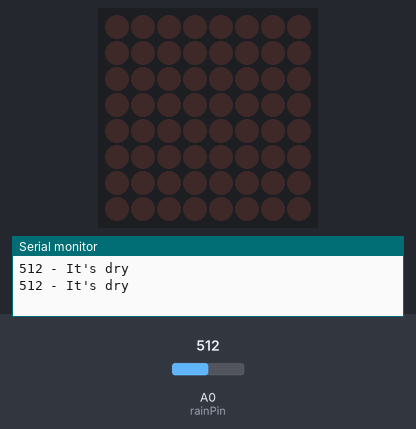
The sketch below on a simulated Arduino Uno, built with avr-gcc and run on an emulated ATmega328P. Shown: 8×8 LED matrix, the last lines printed to the serial monitor. The inputs (shaded band) are chosen by the test bench; at power-on: A0 (rainPin) = 512.

Above: at 2.8 s.
2.9 s: A0 (rainPin) set to 488
At 5.5 s:
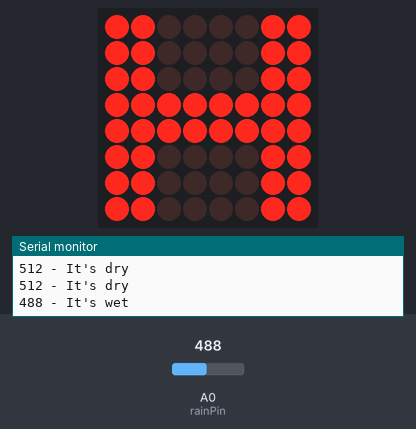
6.0 s: A0 (rainPin) set to 510
At 7.0 s:
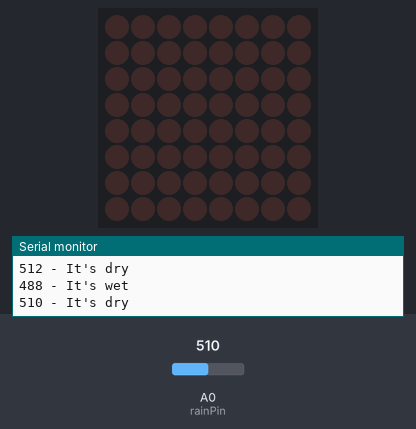
8.7 s: A0 (rainPin) set to 490
At 11.8 s:
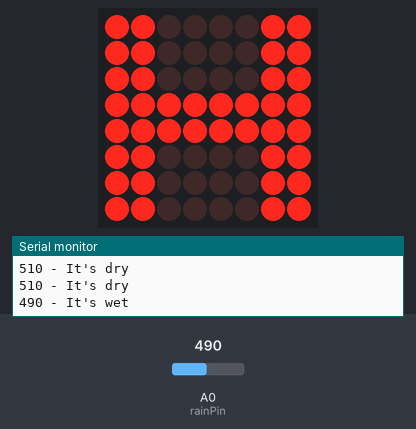
Timing chart, 0 to 13.3 s (numbered marks = the images above; inputs shaded):
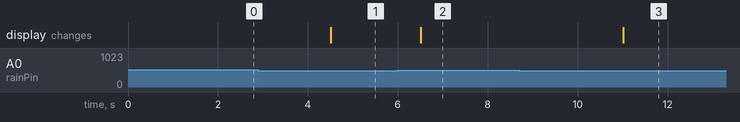

Measured:
- the behaviour switches between 500 and 499 on A0 (rainPin) (found by bisection; images 0 and 1)
- after the input at 2.9 s, the display: changes after 1.6 s (image 1)
- after the input at 6.0 s, the display: changes after 0.51 s (image 2)
- after the input at 8.7 s, the display: changes after 2.3 s (image 3)

The sketch:

sketch_jul25a.ino
```cpp
#include "LedControl.h" // 도트매트릭스 제어용 라이브러리

// 도트매트릭스 사용 준비
LedControl lc = LedControl(8, 10, 9, 1); // (DIN,CLK,CS,number)  //DIN 10핀 CLK 8핀 CS 9핀 으로 핀설정


byte fgh[] =
{
  B11000011,
  B11000011,
  B11000011,
  B11111111,
  B11111111,
  B11000011,
  B11000011,
  B11000011,


}; //도트매트릭스에 H표시
// LED 도트매트릭스 제어용 함수
void showLED(byte arr[], int a)
{
  if (a == 1) {
    for (int i = 0; i < 8; i++)
    {
      lc.setRow(0, i, arr[i]);
    }
  } else {
    for (int i = 0; i < 8; i++)
    {
      lc.setRow(0, i, B00000000);
    }
  }
}

int rainPin = A0;//우적센서 핀 설정

int thresholdValue = 500;

void setup() {
  lc.shutdown(0, false);
  lc.setIntensity(0, 5); // LED 도트매트릭스 밝기
  lc.clearDisplay(0); // LED 도트매트릭스 모두 지우기

  Serial.begin(9600); // 주의 주의 //
  pinMode(rainPin, INPUT);

}

void loop() {

  // read the input on analog pin 0:

  int sensorValue = analogRead(rainPin);

  Serial.print(sensorValue);

  if(sensorValue < thresholdValue){

    Serial.println(" - It's wet"); //물 있을 떄//
    delay(500);
    showLED(fgh, 1); //도트매트릭스 설정된 켜짐
    delay(1000);


  }

  else {

    Serial.println(" - It's dry"); //물 없을 떄//
    showLED(fgh, 0); //도트매트릭스 설정 된 꺼짐
    delay(1000);

  }
delay(1000);

}
```
